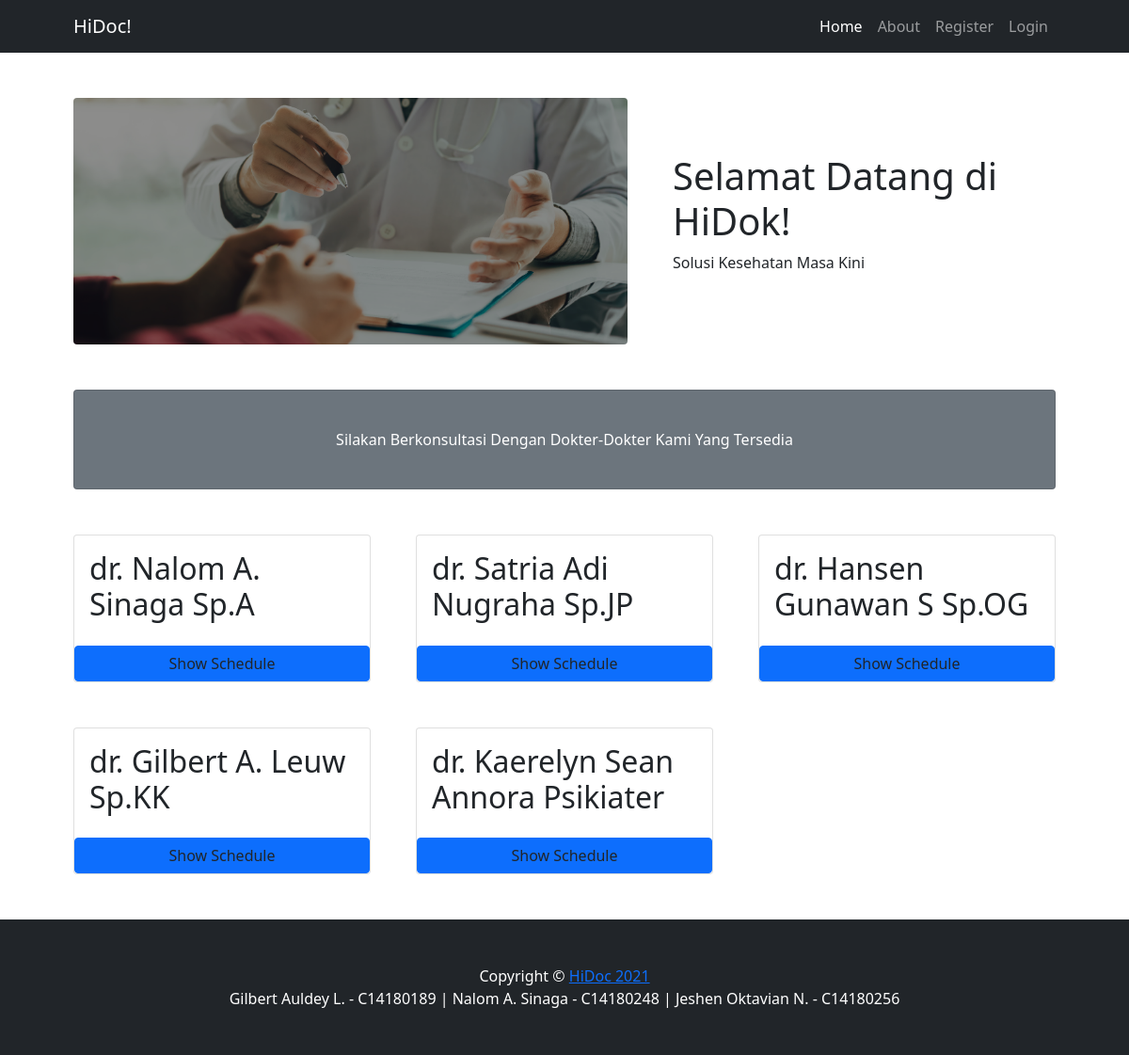
The page / on the database its author committed.
### tables this page shows
CREATE TABLE `doctor` (
  `id` int(255) NOT NULL,
  `name` varchar(255) NOT NULL,
  `spesialis` varchar(255) NOT NULL,
  `username` varchar(255) NOT NULL,
  `email` varchar(255) NOT NULL,
  `password` varchar(255) NOT NULL,
  `status` int(1) NOT NULL DEFAULT 0
);

### index.php (the view, shortened to what this page needs)
<!DOCTYPE html>
<html lang="en">
<head>
    <link rel="stylesheet" href="https://maxcdn.bootstrapcdn.com/bootstrap/4.0.0/css/bootstrap.min.css">
    <link href="css/styles.css" rel="stylesheet" />
</head>
<body>
    <nav class="navbar navbar-expand-lg navbar-dark bg-dark">
        <div class="container px-5">
            <a class="navbar-brand" href="#!">HiDoc!</a>
            <div class="collapse navbar-collapse" id="navbarSupportedContent">
                <ul class="navbar-nav ms-auto mb-2 mb-lg-0">
                    <li class="nav-item"><a class="nav-link active" aria-current="page" href="#!">Home</a></li>
                    <li class="nav-item"><a class="nav-link" href="#!">About</a></li>
                    <li class="nav-item"><a class="nav-link" href="register.php">Register</a></li>
                    <li class="nav-item"><a class="nav-link" href="login.php">Login</a></li>
                </ul>
            </div>
        </div>
    </nav>
    <div class="container px-4 px-lg-5">
        <div class="row gx-4 gx-lg-5 align-items-center my-5">
            <div class="col-lg-7"><img class="img-fluid rounded mb-4 mb-lg-0" src="./asset/img/gambarawal.png" alt="..." /></div>
            <div class="col-lg-5">
                <h1 class="font-weight-light">Selamat Datang di HiDok!</h1>
                <p>Solusi Kesehatan Masa Kini</p>
            </div>
        </div>
        <div class="card text-white bg-secondary my-5 py-4 text-center">
            <div class="card-body">
                <p class="text-white m-0">Silakan Berkonsultasi Dengan Dokter-Dokter Kami Yang Tersedia</p>
            </div>
        </div>
        <?php
        $con = mysqli_connect("localhost", "root", "", "belajar");
        $query = mysqli_query($con, "SELECT * FROM doctor ORDER BY id ASC");
        ?>
        <div class="row gx-4 gx-lg-5">
            <?php
            while ($data = mysqli_fetch_array($query)) {
            ?>
                <div class="col-md-4 mb-5">
                    <div class="card h-100">
                        <div class="card-body">
                            <h2 class="card-title"><?php echo $data["name"] . " " . $data["spesialis"]; ?></h2>
                        </div>
                        <a class="btn btn-primary" onclick="loginDulu()">
                            Show Schedule
                        </a>
                    </div>
                </div>
            <?php } ?>
        </div>
    </div>
    <footer class="py-5 bg-dark">
        <div class="container px-4 px-lg-5">
            <p class="m-0 text-center text-white">Copyright &copy; <a href="./admin/admin.php"> HiDoc 2021</a></p>
            <p class="m-0 text-center text-white">Gilbert Auldey L. - C14180189 | Nalom A. Sinaga - C14180248 | Jeshen Oktavian N. - C14180256</p>
        </div>
    </footer>
</body>
</html>

### rows shown on the page
doctor: name "dr. Nalom A. Sinaga", spesialis "Sp.A"
doctor: name "dr. Satria Adi Nugraha", spesialis "Sp.JP"
doctor: name "dr. Hansen Gunawan S", spesialis "Sp.OG"
doctor: name "dr. Gilbert A. Leuw", spesialis "Sp.KK"
doctor: name "dr. Kaerelyn Sean Annora", spesialis "Psikiater"
